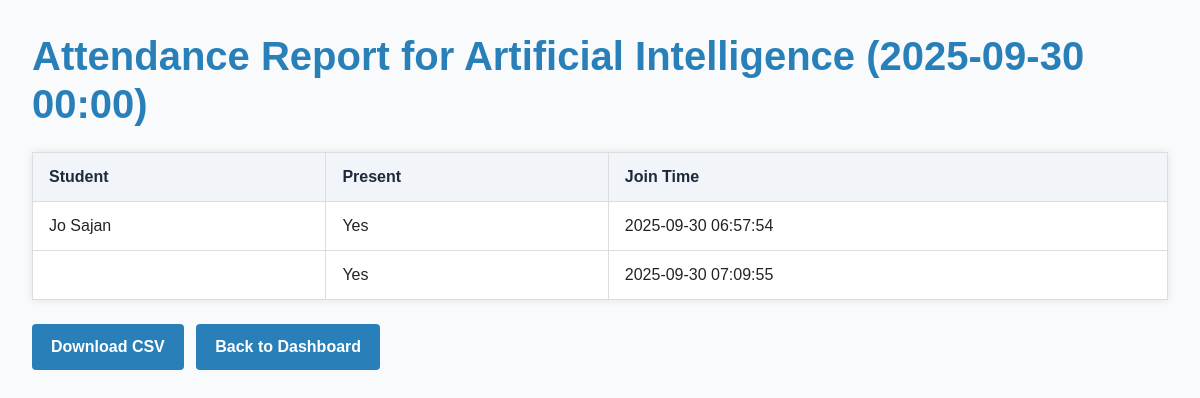
Screenshot of /faculty/meeting/1/attendance_report/ (signed in) with the database file from the repository.
### main/models.py (models this page shows, shortened)
class Meeting(models.Model):
    subject = models.ForeignKey(Subject, on_delete=models.CASCADE)
    schedule_datetime = models.DateTimeField()
    meeting_link = models.URLField(blank=True, null=True)  # Placeholder for video call link
    video_room_link = models.CharField(max_length=255, blank=True, null=True)

class Subject(models.Model):
    name = models.CharField(max_length=100)
    department = models.ForeignKey(Department, on_delete=models.CASCADE)
    faculty = models.ForeignKey(User, on_delete=models.CASCADE, limit_choices_to={'userprofile__role': 'faculty'})

class Attendance(models.Model):
    meeting = models.ForeignKey(Meeting, on_delete=models.CASCADE)
    student = models.ForeignKey(User, on_delete=models.CASCADE, limit_choices_to={'userprofile__role': 'student'})
    join_time = models.DateTimeField(null=True, blank=True)
    leave_time = models.DateTimeField(null=True, blank=True)
    duration = models.DurationField(null=True, blank=True)
    present = models.BooleanField(default=False)  # Marked True if attendance criteria met

### main/views.py (the view)
# urls.py: path('faculty/meeting/<int:meeting_id>/attendance_report/', views.attendance_report, name='attendance_report'),
@login_required
def attendance_report(request, meeting_id):
    meeting = get_object_or_404(Meeting, id=meeting_id, subject__faculty=request.user)
    attendance_records = Attendance.objects.filter(meeting=meeting).select_related('student')
    for record in attendance_records:
        if record.join_time and record.leave_time:
            record.duration = record.leave_time - record.join_time
        else:
            record.duration = None
    context = {
        'meeting': meeting,
        'attendance_records': attendance_records,
    }
    return render(request, 'main/attendance_report.html', context)

### main/templates/main/attendance_report.html (shortened to what this page needs)
{% load static %}
<!DOCTYPE html>
<html lang="en">
<head>
  <link href="https://cdn.jsdelivr.net/npm/bootstrap@5.3.0/dist/css/bootstrap.min.css" rel="stylesheet" />
</head>
<body>
<h1>Attendance Report for {{ meeting.subject.name }} ({{ meeting.schedule_datetime|date:"Y-m-d H:i" }})</h1>
<table>
  <thead>
    <tr>
      <th>Student</th>
      <th>Present</th>
      <th>Join Time</th>
    </tr>
  </thead>
  <tbody>
    {% for record in attendance_records %}
    <tr>
      <td>{{ record.student.get_full_name }}</td>
      <td>{{ record.present|yesno:"Yes,No" }}</td>
      <td>
        {% if record.join_time %}
          {{ record.join_time|date:"Y-m-d H:i:s" }}
        {% else %}
          -
        {% endif %}
      </td>
    </tr>
    {% empty %}
    <tr>
      <td colspan="3" class="text-center text-muted">No attendance records available.</td>
    </tr>
    {% endfor %}
  </tbody>
</table>
<a href="{% url 'export_attendance_csv' meeting.id %}" class="btn">Download CSV</a>
<a href="{% url 'faculty_dashboard' %}" class="btn">Back to Dashboard</a>
</body>
</html>

### main/templates/main/attendance_report.html (style rules this page uses)
body { font-family: 'Poppins', Arial, sans-serif; background-color: #f8fafc; margin: 2rem; }
h1 { color: #2980b9; font-weight: 700; margin-bottom: 1.5rem; }
table { width: 100%; border-collapse: collapse; background-color: #fff; box-shadow: 0 0 8px rgba(0,0,0,0.1); }
th, td { padding: 12px 16px; border: 1px solid #ddd; text-align: left; }
th { background-color: #f1f5f9; color: #1e293b; font-weight: 700; }
a.btn { display: inline-block; padding: 10px 18px; margin: 1.5rem 0.5rem 0 0; background-color: #2980b9; color: white; text-decoration: none; font-weight: 600; border-radius: 4px; transition: background-color 0.3s ease; }

### rows the page displays
Meeting: subject.name "Artificial Intelligence", schedule_datetime "2025-09-30 00:00"
Attendance: student.get_full_name "Jo Sajan", present "Yes", join_time "2025-09-30 06:57:54"
Attendance: present "Yes", join_time "2025-09-30 07:09:55"
